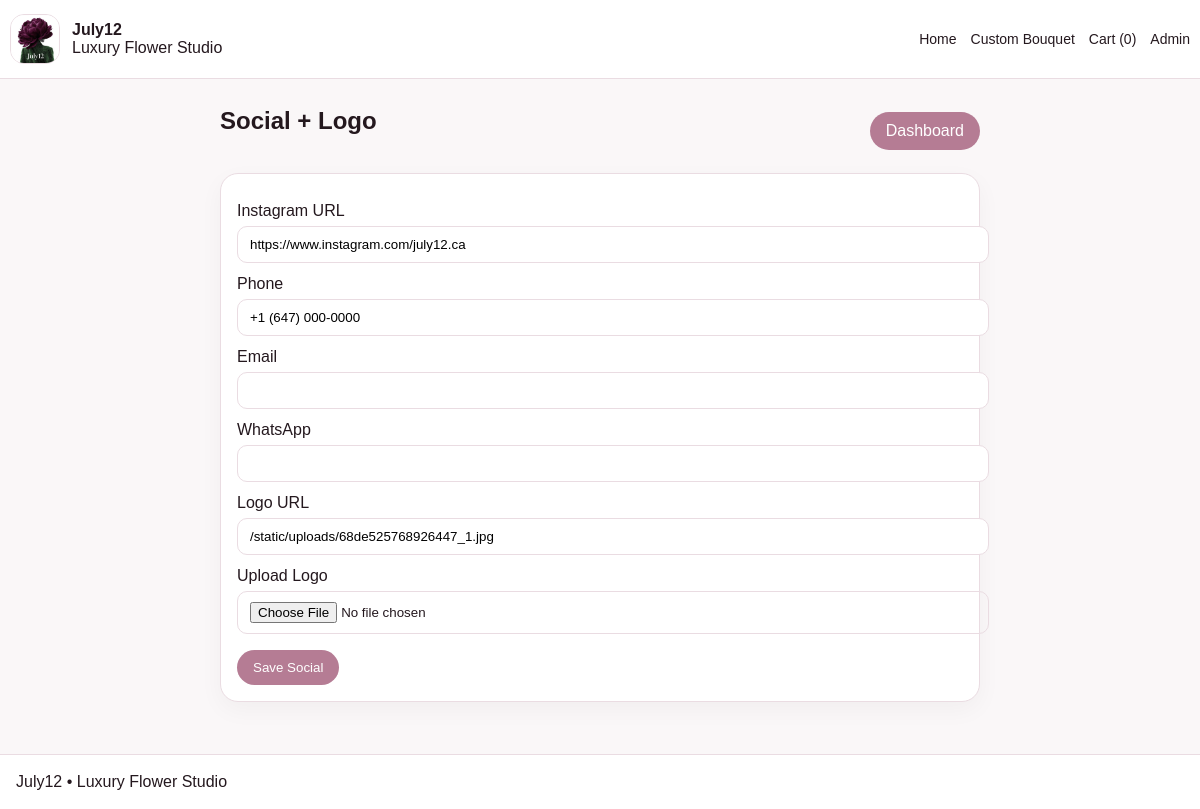
Page /admin/social (signed in) on the committed database.
### tables this page shows
CREATE TABLE settings (
            key TEXT PRIMARY KEY,
            value TEXT
        );

### app.py (the view, shortened to what this page needs)
@app.route("/admin/social", methods=["GET", "POST"])
@admin_required
def admin_social():
    s = get_settings()
    return render_template("admin/social.html", settings=s)

### app.py (called while the page is built, shortened)
def db():
    conn = sqlite3.connect(DB_PATH)
    conn.row_factory = sqlite3.Row
    return conn

def admin_required(fn):
    @wraps(fn)
    def wrapper(*args, **kwargs):
        if not session.get("admin"):
            return redirect(url_for("admin_login"))
        return fn(*args, **kwargs)
    return wrapper

def get_settings() -> dict:
    conn = db()
    rows = conn.execute("SELECT key, value FROM settings").fetchall()
    conn.close()
    return {r["key"]: r["value"] for r in rows}

def get_sections() -> dict:
    conn = db()
    rows = conn.execute("SELECT key, enabled FROM sections").fetchall()
    conn.close()
    return {r["key"]: bool(r["enabled"]) for r in rows}

def cart_items():
    cart = session.get("cart", {})
    if not cart:
        return [], 0.0

@app.context_processor
def inject_globals():
    s = get_settings()
    items, _ = cart_items()
    return {
        "settings": s,
        "sections": get_sections(),
        "store_name": s.get("store_name", "July12"),
        "cart_count": sum(i["qty"] for i in items),
    }

### templates/admin/social.html
{% extends "base.html" %}
{% block content %}
<section class="section">
  <div class="container narrow">
    <div class="admin-top">
      <h1>Social + Logo</h1>
      <a class="btn" href="{{ url_for('admin_dashboard') }}">Dashboard</a>
    </div>
    <div class="panel">
      <form method="post" enctype="multipart/form-data">
        <label>Instagram URL</label><input name="instagram_url" value="{{ settings.get('instagram_url','') }}">
        <label>Phone</label><input name="phone" value="{{ settings.get('phone','') }}">
        <label>Email</label><input name="email" value="{{ settings.get('email','') }}">
        <label>WhatsApp</label><input name="whatsapp" value="{{ settings.get('whatsapp','') }}">
        <label>Logo URL</label><input name="logo_url" value="{{ settings.get('logo_url','') }}">
        <label>Upload Logo</label><input type="file" name="logo_file" accept="image/*,.svg">
        <div style="margin-top:16px;"><button class="btn" type="submit">Save Social</button></div>
      </form>
    </div>
  </div>
</section>
{% endblock %}

### templates/base.html (shortened to what this page needs)
<!doctype html>
<html lang="en">
<head>
  <link href="{{ url_for('static', filename='css/styles.css') }}" rel="stylesheet">
</head>
<body>
<header class="topbar">
  <div class="container nav">
    <a class="brand" href="{{ url_for('home') }}">
      {% if settings.get('logo_url') %}
      <img src="{{ settings.get('logo_url') }}" alt="{{ store_name }}" class="logo-img">
      {% else %}
      <div class="brand-mark">J12</div>
      {% endif %}
      <div class="brand-copy">
        <strong>{{ store_name }}</strong>
        <span>Luxury Flower Studio</span>
      </div>
    </a>
    <nav>
      <a href="{{ url_for('home') }}">Home</a>
      <a href="{{ url_for('custom_bouquet') }}">Custom Bouquet</a>
      <a href="{{ url_for('cart') }}">Cart ({{ cart_count }})</a>
      <a href="{{ url_for('admin_login') }}">Admin</a>
    </nav>
  </div>
</header>
{% block content %}{% endblock %}
<footer class="footer">
  <div class="container">{{ settings.get('footer_text', '') }}</div>
</footer>
</body>
</html>

### static/css/styles.css (style rules this page uses)
body { font-family:Arial,sans-serif;margin:0;background:#faf7f8;color:#24181e }
a { text-decoration:none;color:inherit }
.container { max-width:1180px;margin:0 auto;padding:0 16px }
.topbar { background:#fff;border-bottom:1px solid #eadce2;position:sticky;top:0;z-index:20 }
.nav { display:flex;justify-content:space-between;align-items:center;padding:14px 0 }
.brand { display:flex;gap:12px;align-items:center }
.logo-img { width:48px;height:48px;object-fit:cover;border-radius:14px;border:1px solid #eadce2 }
.brand-copy { display:flex;flex-direction:column }
nav { display:flex;gap:14px;font-size:14px }
.section { padding:28px 0 }
.card,.panel,.info-card,.admin-card { background:#fff;border:1px solid #eadce2;border-radius:18px;padding:16px;box-shadow:0 8px 24px rgba(0,0,0,.04) }
.info-card h3,.product-copy h3,.panel h3,.section-head h2,.admin-top h1 { margin-top:0 }
.btn,.cta-btn { display:inline-flex;align-items:center;justify-content:center;border:none;border-radius:999px;padding:10px 16px;background:#b57c94;color:#fff;cursor:pointer }
input,textarea,select { width:100%;padding:10px 12px;border:1px solid #eadce2;border-radius:10px;margin-top:6px }
label { display:block;margin-top:12px }
.admin-top { display:flex;justify-content:space-between;align-items:center;margin-bottom:18px }
.footer { padding:18px 0;border-top:1px solid #eadce2;background:#fff;margin-top:24px }
.narrow { max-width:760px }

### rows in the picture
settings: get (picture), logo_url "/static/uploads/68de525768926447_1.jpg"
settings: value "July12"
settings: instagram_url "https://www.instagram.com/july12.ca"
settings: phone "+1 (647) 000-0000"
settings: get "July12 • Luxury Flower Studio"

### other values in the picture
{{ cart_count }} "0"
